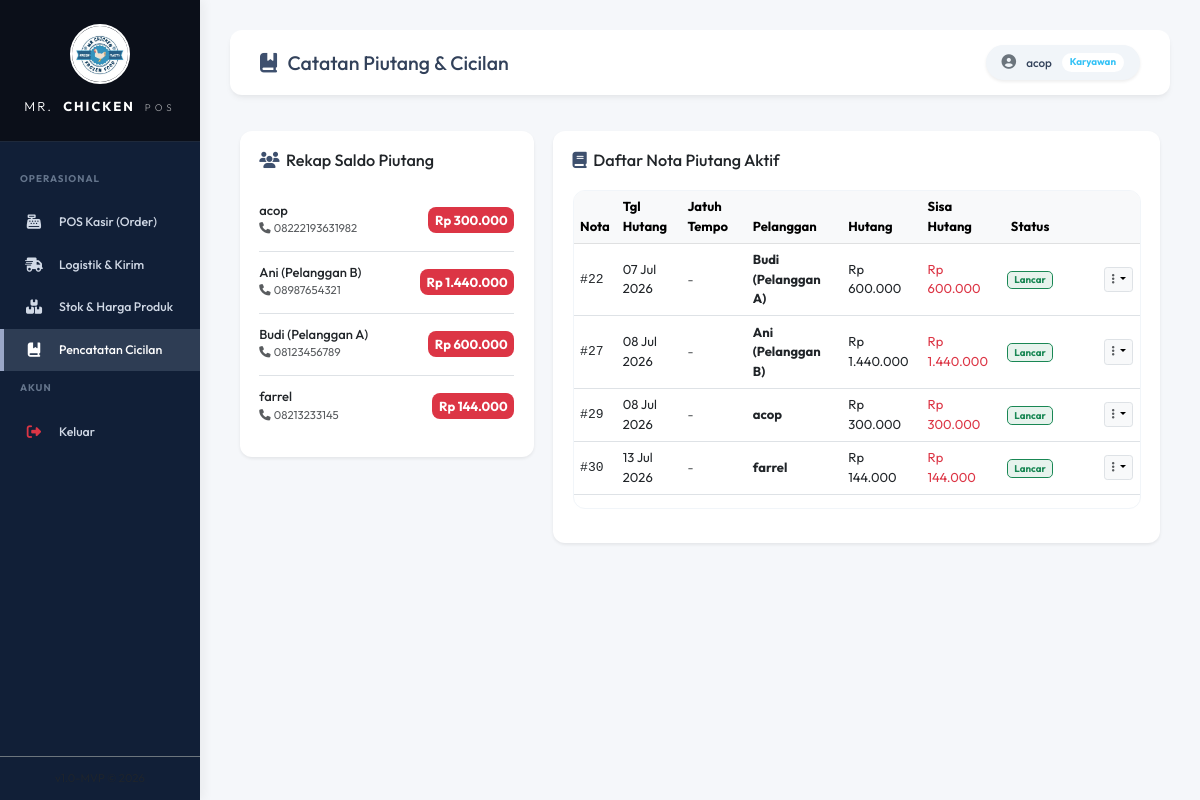
/index.php?page=hutang (signed in), run on an earlier commit of the app's database.
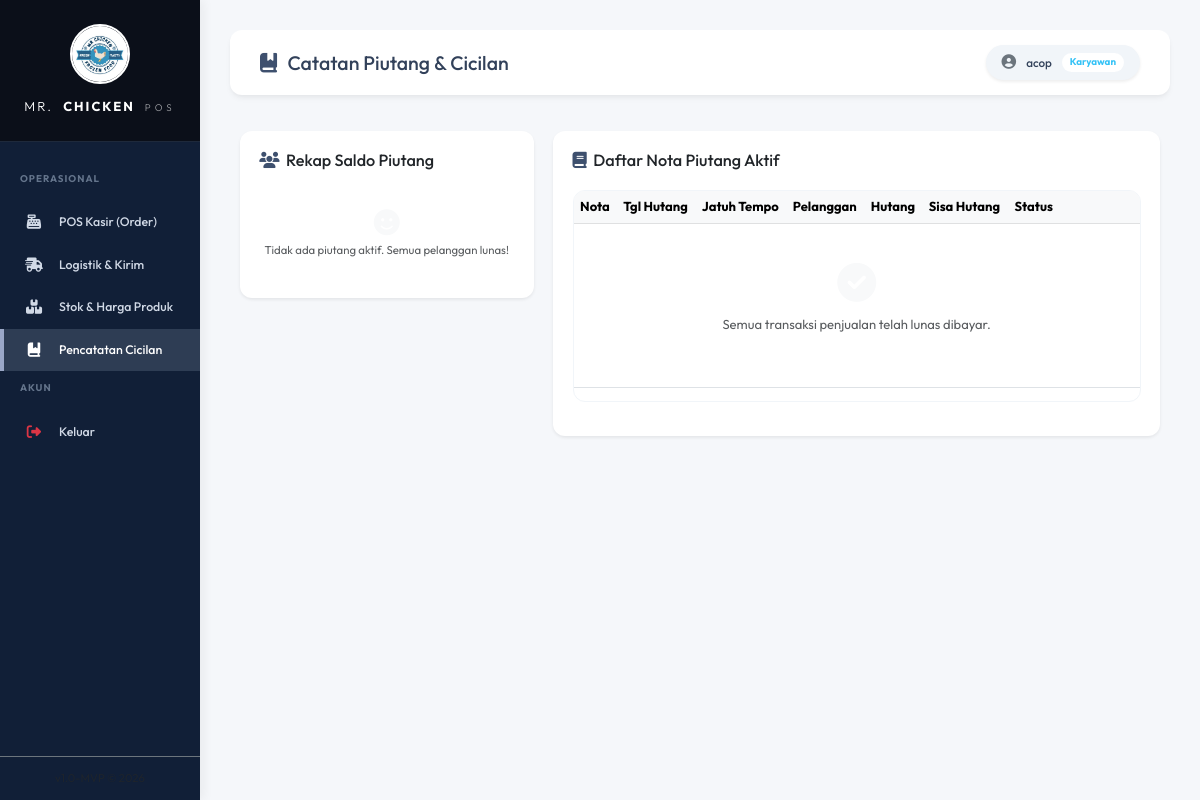
And on a later commit of the database.
### tables this page shows
CREATE TABLE IF NOT EXISTS `pelanggan` (
  `id_pelanggan` int NOT NULL AUTO_INCREMENT,
  `nama_pelanggan` varchar(150) NOT NULL,
  `no_hp` varchar(20) NOT NULL,
  `alamat` text NOT NULL,
  `saldo_hutang` int DEFAULT '0',
  `credit_limit` bigint DEFAULT '0',
  PRIMARY KEY (`id_pelanggan`)
);

CREATE TABLE IF NOT EXISTS `hutang` (
  `id_hutang` int NOT NULL AUTO_INCREMENT,
  `id_pelanggan` int NOT NULL,
  `id_transaksi` int NOT NULL,
  `jumlah_hutang` int NOT NULL,
  `sisa_hutang` int NOT NULL,
  `status` enum('Aktif','Lunas','Write-Off') DEFAULT 'Aktif',
  `tanggal_hutang` date NOT NULL,
  `due_date` date DEFAULT NULL,
  PRIMARY KEY (`id_hutang`),
  KEY `id_pelanggan` (`id_pelanggan`),
  KEY `id_transaksi` (`id_transaksi`),
  CONSTRAINT `hutang_ibfk_1` FOREIGN KEY (`id_pelanggan`) REFERENCES `pelanggan` (`id_pelanggan`),
  CONSTRAINT `hutang_ibfk_2` FOREIGN KEY (`id_transaksi`) REFERENCES `transaksi` (`id_transaksi`) ON DELETE CASCADE
);

### controllers/HutangController.php (called while the page is built, shortened)
<?php
require_once 'models/hutang.php';
class HutangController extends Controller {
    private Hutang $hutangModel;
    public function __construct(PDO $db) {
        $this->hutangModel = new Hutang($db);
    }
    public function index(): void {
        $hutangAktifAll = $this->hutangModel->getHutangAktif();
        $total_records = count($hutangAktifAll);
        $limit = 10;
        $total_pages = ceil($total_records / $limit);
        if ($total_pages < 1) $total_pages = 1;
        $currentPageNum = isset($_GET['p']) ? (int)$_GET['p'] : 1;
        $offset = ($currentPageNum - 1) * $limit;
        $pagedHutang = array_slice($hutangAktifAll, $offset, $limit);
        $allPelanggan = [];
        $riwayatPembayaran = [];
        $aging = [
            'current' => 0,
            'under_90' => 0,
            'over_90' => 0
        ];
        $totalPiutang = 0;
        $lastPembayaran = null;
        $data = [
            'hutang_aktif' => $pagedHutang,
            'pelanggan_hutang' => $this->hutangModel->getPelangganBerhutang(),
            'all_pelanggan' => $allPelanggan,
            'riwayat_pembayaran' => $riwayatPembayaran,
            'aging' => $aging,
            'total_piutang' => $totalPiutang,
            'lastPembayaran' => $lastPembayaran,
            'current_page' => $currentPageNum,
            'total_pages' => $total_pages
        ];
        $this->view('owner/hutang', $data);
    }
}

### models/hutang.php (called while the page is built, shortened)
<?php
class Hutang {
    private PDO $conn;
    public function __construct(PDO $db) {
        $this->conn = $db;
    }
    public function getPelangganBerhutang(): array {
        $query = "SELECT * FROM pelanggan WHERE saldo_hutang > 0 ORDER BY nama_pelanggan ASC";
        $stmt = $this->conn->prepare($query);
        $stmt->execute();
        return $stmt->fetchAll();
    }
    public function getHutangAktif(): array {
        $query = "SELECT h.*, p.nama_pelanggan, t.total_harga, t.tanggal
                  FROM hutang h
                  JOIN pelanggan p ON h.id_pelanggan = p.id_pelanggan
                  JOIN transaksi t ON h.id_transaksi = t.id_transaksi
                  WHERE h.sisa_hutang > 0 AND h.status = '" . STATUS_HUTANG_AKTIF . "'
                  ORDER BY h.tanggal_hutang ASC";
        $stmt = $this->conn->prepare($query);
        $stmt->execute();
        return $stmt->fetchAll();
    }
}

### views/owner/hutang.php (the view, shortened to what the changed rows need)
<?php
require_once 'views/templates/header.php';
?>
<div class="container-fluid py-2">
    <div class="tab-content" id="arModuleTabsContent">
        <?php include 'views/owner/partials/_tab_piutang_aktif.php'; ?>
    </div>
</div>
<?php
require_once 'views/templates/footer.php';
?>

### views/owner/partials/_tab_piutang_aktif.php (shortened to what the changed rows need)
<div class="tab-pane fade show active" id="tab-piutang" role="tabpanel" aria-labelledby="ar-piutang-tab">
    <div class="row tab-content responsive-tab-content" id="ledgerTabContent">
        <div class="tab-pane fade show active col-lg-4 mb-4" id="ledger-rekap-pane" role="tabpanel" aria-labelledby="rekap-tab">
            <div class="card premium-card p-4 bg-white shadow-sm border-0">
                <div class="card-body p-0">
                    <div class="list-group list-group-flush">
                        <?php if (empty($pelanggan_hutang)): ?>
                            <div class="text-center py-4 text-muted">
                                <i class="fa-solid fa-face-smile fa-2x mb-2 text-light"></i>
                                <p class="small m-0">Tidak ada piutang aktif. Semua pelanggan lunas!</p>
                            </div>
                        <?php else:
                            foreach ($pelanggan_hutang as $ph):
                            ?>
                                <div class="list-group-item d-flex justify-content-between align-items-center px-0 py-3">
                                    <div>
                                        <h6 class="font-weight-bold m-0"><?= htmlspecialchars($ph->nama_pelanggan) ?></h6>
                                        <small class="text-muted"><i class="fa-solid fa-phone me-1"></i><?= htmlspecialchars($ph->no_hp) ?></small>
                                    </div>
                                    <span class="badge bg-danger p-2 font-weight-bold fs-6 rounded-8">
                                        Rp <?= number_format($ph->saldo_hutang, 0, ',', '.') ?>
                                    </span>
                                </div>
                            <?php endforeach;
                        endif; ?>
                    </div>
                </div>
            </div>
        </div>
        <div class="tab-pane fade col-lg-8" id="ledger-nota-pane" role="tabpanel" aria-labelledby="nota-tab">
            <div class="card premium-card p-4 bg-white shadow-sm border-0">
                <div class="card-body p-0">
                    <div class="table-responsive table-responsive-scroll">
                        <table class="table table-hover align-middle">
                            <thead class="table-light">
                                <tr>
                                    <th>Nota</th>
                                    <th class="d-none d-md-table-cell">Tgl Hutang</th>
                                    <th>Jatuh Tempo</th>
                                    <th>Pelanggan</th>
                                    <th class="d-none d-md-table-cell">Hutang</th>
                                    <th>Sisa Hutang</th>
                                    <th class="text-center d-none d-md-table-cell">Status</th>
                                    <th class="text-end width-80"></th>
                                </tr>
                            </thead>
                            <tbody>
                                <?php if (empty($hutang_aktif)): ?>
                                    <tr>
                                        <td colspan="8" class="text-center py-5 text-muted">
                                            <i class="fa-solid fa-circle-check fa-3x mb-3 text-light"></i>
                                            <p>Semua transaksi penjualan telah lunas dibayar.</p>
                                        </td>
                                    </tr>
                                <?php else:
                                    foreach ($hutang_aktif as $h):
                                        $overdue = false;
                                        $daysOverdue = 0;
                                    ?>
                                        <tr>
                                            <td class="font-monospace font-weight-bold">#<?= $h->id_transaksi ?></td>
                                            <td class="d-none d-md-table-cell"><?= date('d M Y', strtotime($h->tanggal_hutang)) ?></td>
                                            <td>
                                                <?php if ($h->due_date): ?>
                                                    <span class="<?= $overdue ? 'text-danger font-weight-bold' : 'text-muted' ?>">
                                                        <?= date('d M Y', strtotime($h->due_date)) ?>
                                                    </span>
                                                <?php else: ?>
                                                    <span class="text-muted italic">-</span>
                                                <?php endif; ?>
                                            </td>
                                            <td>
                                                <strong><?= htmlspecialchars($h->nama_pelanggan) ?></strong>
                                            </td>
                                            <td class="d-none d-md-table-cell">Rp <?= number_format($h->jumlah_hutang, 0, ',', '.') ?></td>
                                            <td class="font-weight-bold text-danger">
                                                Rp <?= number_format($h->sisa_hutang, 0, ',', '.') ?>
                                            </td>
                                            <td class="text-center d-none d-md-table-cell">
                                                <?php if ($overdue): ?>
                                                    <span class="badge bg-danger bg-opacity-10 text-danger border border-danger">Terlambat <?= $daysOverdue ?> hr</span>
                                                <?php else: ?>
                                                    <span class="badge bg-success bg-opacity-10 text-success border border-success">Lancar</span>
                                                <?php endif; ?>
                                            </td>
                                            <td class="text-end">
                                                 <div class="dropdown d-inline-block">
                                                     <button class="btn btn-sm btn-light border dropdown-toggle dropdown-btn-compact" type="button" data-bs-toggle="dropdown" data-bs-popper-config='{"strategy":"fixed"}' aria-expanded="false">
                                                         <i class="fa-solid fa-ellipsis-vertical text-muted"></i>
                                                     </button>
                                                 </div>
                                            </td>
                                        </tr>
                                    <?php endforeach;
                                endif; ?>
                            </tbody>
                        </table>
                    </div>
                </div>
            </div>
        </div>
    </div>
</div>

What changed in the data, as far as the page shows it:
no longer on this page (row edited): pelanggan: nama_pelanggan "acop", no_hp "08222193631982", saldo_hutang "300.000"
no longer on this page (row edited): pelanggan: nama_pelanggan "Ani (Pelanggan B)", no_hp "08987654321", saldo_hutang "1.440.000"
no longer on this page (row edited): pelanggan: nama_pelanggan "Budi (Pelanggan A)", no_hp "08123456789", saldo_hutang "600.000"
no longer on this page (row edited): pelanggan: nama_pelanggan "farrel", no_hp "08213233145", saldo_hutang "144.000"
no longer on this page (row edited): hutang: id_transaksi "22", tanggal_hutang "07 Jul 2026", id_pelanggan.nama_pelanggan "Budi (Pelanggan A)", jumlah_hutang "600.000", sisa_hutang "600.000"
no longer on this page (row edited): hutang: id_transaksi "27", tanggal_hutang "08 Jul 2026", id_pelanggan.nama_pelanggan "Ani (Pelanggan B)", jumlah_hutang "1.440.000", sisa_hutang "1.440.000"
no longer on this page (row edited): hutang: id_transaksi "29", tanggal_hutang "08 Jul 2026", id_pelanggan.nama_pelanggan "acop", jumlah_hutang "300.000", sisa_hutang "300.000"
no longer on this page (row edited): hutang: id_transaksi "30", tanggal_hutang "13 Jul 2026", id_pelanggan.nama_pelanggan "farrel", jumlah_hutang "144.000", sisa_hutang "144.000"
Also different on the page:
text now shown: "Tidak ada piutang aktif. Semua pelanggan lunas! Semua transaksi penjualan telah lunas dibayar."
